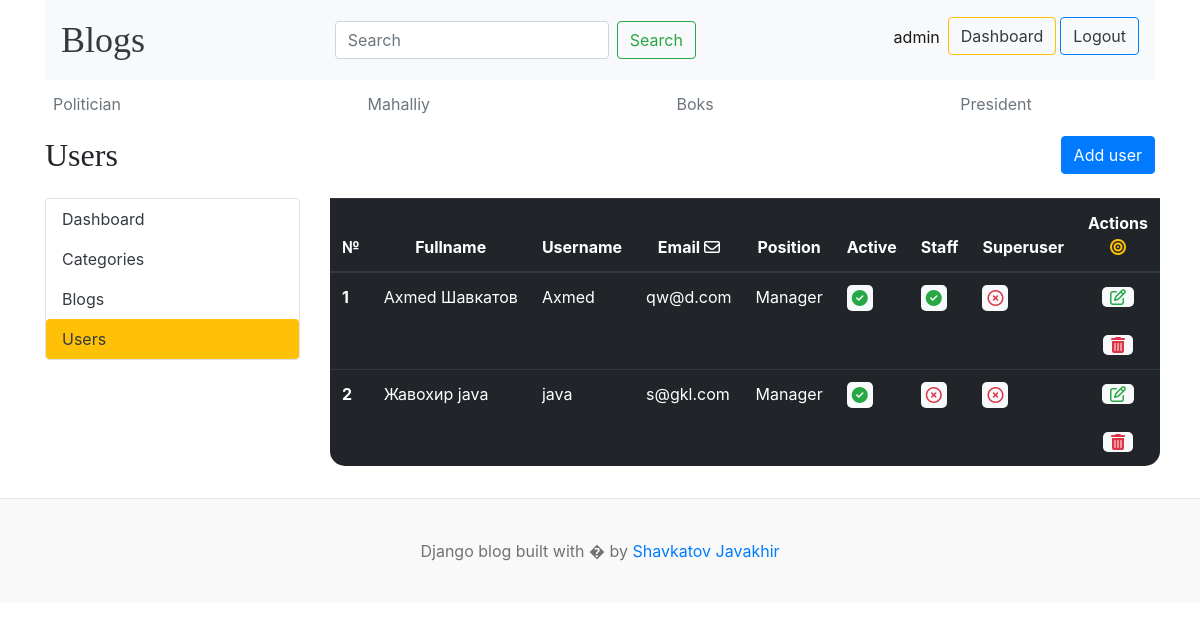
The page /dashboard/users/ (signed in) on the database its author committed.
### blogs/models.py (models this page shows, shortened)
class Category(models.Model):
    name = models.CharField(max_length=255)
    created_at = models.DateTimeField(auto_now_add=True)
    updated_at = models.DateTimeField(auto_now=True)
    class Meta:
        verbose_name_plural = 'Categories'
        verbose_name = 'Category'

### dashboardapp/views.py (the view)
# urls.py: path('users/', users, name="users"),
@login_required(login_url='login')
def users(request):
    users = User.objects.exclude(username='admin')
    context = {
        'users': users,
    }
    return render(request, 'users.html', context)

### blogs/context_processor.py (called while the page is built)
def header(req):
    category = Category.objects.all()
    context = {
        'categories': category
    }
    return context

def get_about(request):
    about = About.objects.all()
    links = Social_links.objects.all()
    telegram = links.get(name='Telegram')
    context = {
        'about': about,
        'links': links,
        'telegram': telegram
        }
    return context

### dashboardapp/templates/users.html
{% extends 'header.html' %} {% block content %}
{% if perms.auth.view_user %}
<div class="row">
    <div class="col-3">
        <h2>Users</h2>
    </div>
    <div class="col-9 text-right">
        <a href="{% url 'add_user' %}" class="btn btn-primary">Add user</a>
    </div>
</div>
<div class="row my-3">
    {% include 'left_side.html' %}
<div class="col-9" style="overflow-x:auto;">
  <table class="table table-hover table-dark" style="border-radius: 0 0 15px 15px;">
    <thead class="text-center">
      <tr>
        <th scope="col">№</th>
        <th scope="col">Fullname</th>
        <th scope="col">Username</th>
        <th scope="col">Email <i class="fa-regular fa-envelope"></i></th>
        <th scope="col">Position</th>
        <th scope="col">Active</th>
        <th scope="col">Staff</th>
        <th scope="col">Superuser</th>
        <th scope="col" class="text-center">Actions <i class="text-warning fa-solid fa-bullseye"></i></th>
      </tr>
    </thead>
    <tbody>
      {% for user in users %}
      <tr>
        <th scope="row">{{forloop.counter}}</th>
        <td>{{user.first_name}}&nbsp;{{user.last_name}}</td>
        <td>{{user.username}}</td>
        <td>{{user.email}}</td>
        <td>{% for group in user.groups.all %} {{ group.name }}{% if not forloop.last %},{% endif %}{% endfor %}</td>
        <td>{% if user.is_active %} <i class="fa-solid fa-circle-check bg-light text-success" style="border-radius: 5px; padding: 5px;"></i> {% else %} <i class="text-danger bg-light fa-regular fa-star" style="border-radius: 5px; padding: 5px;"></i>{% endif %}</td>
        <td>{% if user.is_staff %} <i class="fa-solid fa-circle-check bg-light text-success" style="border-radius: 5px; padding: 5px;"></i>{% else %}<i class="text-danger bg-light fa-regular fa-circle-xmark" style="border-radius: 5px; padding: 5px;"></i>{% endif %}</td>
        <td>{% if user.is_superuser %} <i class="fa-solid fa-circle-check bg-light text-success" style="border-radius: 5px; padding: 5px;"></i>{% else %}<i class="text-danger bg-light fa-regular fa-circle-xmark" style="border-radius: 5px; padding: 5px;"></i>{% endif %}</td>
        <td class="text-center px-4">
            <a href="{% url 'edit_user' user.id %}" class="text-success px-2 bg-light" style="border-radius: 5px;"
              ><i class="fa-regular fa-pen-to-square"></i></a
            >&nbsp;&nbsp;
            <a href="{% url 'delete_user' user.id %}" class="text-danger px-2 bg-light" style="border-radius: 5px;"
              ><i class="fa-solid fa-trash-can"></i>
        </td>
      </tr>
      {% endfor %}
    </tbody>
  </table>
</div>
</div>
{% else %}
<h4>You do not have special permissions</h4>
{% endif %}
{% endblock %}

### templates/header.html (shortened to what this page needs)
{% load static %}
<!DOCTYPE html>
<html lang="en">
<head>
    <link href="https://getbootstrap.com/docs/4.0/dist/css/bootstrap.min.css" rel="stylesheet">
    <link href="{% static 'css/blog.css' %}" rel="stylesheet">
  </head>
<body>
  <div class="container">
<nav class="navbar navbar-expand-lg navbar-light bg-light">
  <a class="navbar-brand mr-auto blog-header-logo text-dark" href="{% url 'blogs' %}">Blogs</a>
  <div class="collapse navbar-collapse" id="navbarSupportedContent">
    <form class="form-inline my-2 my-lg-0 ml-auto" action="{% url 'search' %}" method="get">
      {% if user.is_authenticated %}
      <input class="form-control mr-sm-2" type="search" name="keyword" value="{{keyword}}" placeholder="Search" aria-label="Search">
      <button class="btn btn-outline-success my-2 my-sm-0" type="submit">Search</button>
      {% endif %}
    </form>
    <ul class="navbar-nav ml-auto">
    {% if user.is_authenticated %}
      <li class="nav-item active">
        <a class="nav-link" href="#">{{user}} <span class="sr-only">(current)</span></a>
      </li>
      <li class="nav-item mr-1 mb-2">
        <a href="{% url 'dashboard' %}" class="btn btn-outline-warning text-dark">Dashboard</a>
      </li>
      <li class="nav-item">
        <a href="{% url 'logout' %}" class="btn btn-outline-primary text-dark">Logout</a>
      </li>
      {% endif %}
    </ul>
  </div>
</nav>
      <div class="nav-scroller py-1 mb-2">
        <nav class="nav d-flex justify-content-between">
          {% if user.is_authenticated %}
          {% for category in categories %}
          <a class="p-2 text-muted" href="{% url 'posts_by_category' category.id %}">{{category.name}}</a>
          {% endfor %}
          {% endif %}
        </nav>
      </div>
    {% block content %}
    {% endblock %}
    </div>
<footer class="blog-footer">
  <p>Django blog built with � by <a href="{{telegram.link}}" target="_blank">Shavkatov Javakhir</a></p>
</footer>
</body>
</html>

### blog/static/css/blog.css (style rules this page uses)
.blog-header-logo { font-family: "Playfair Display", Georgia, "Times New Roman", serif; font-size: 2.25rem; }
h1, h2, h3, h4, h5, h6 { font-family: "Playfair Display", Georgia, "Times New Roman", serif; }
.blog-footer { padding: 2.5rem 0; color: #727272; text-align: center; background-color: #f9f9f9; border-top: .05rem solid #e5e5e5; }
.blog-footer p:last-child { margin-bottom: 0; }

### rows shown on the page
Category: name "Politician"
Category: name "Mahalliy"
Category: name "Boks"
Category: name "President"

### other values the page prints
{{ user }} "admin"
{{ user.first_name }} "Axmed"
{{ user.last_name }} "Шавкатов"
{{ user.username }} "Axmed"
{{ user.email }} "qw@d.com"
{{ group.name }} "Manager"
{{ user.first_name }} "Жавохир"
{{ user.last_name }} "java"
{{ user.username }} "java"
{{ user.email }} "s@gkl.com"
